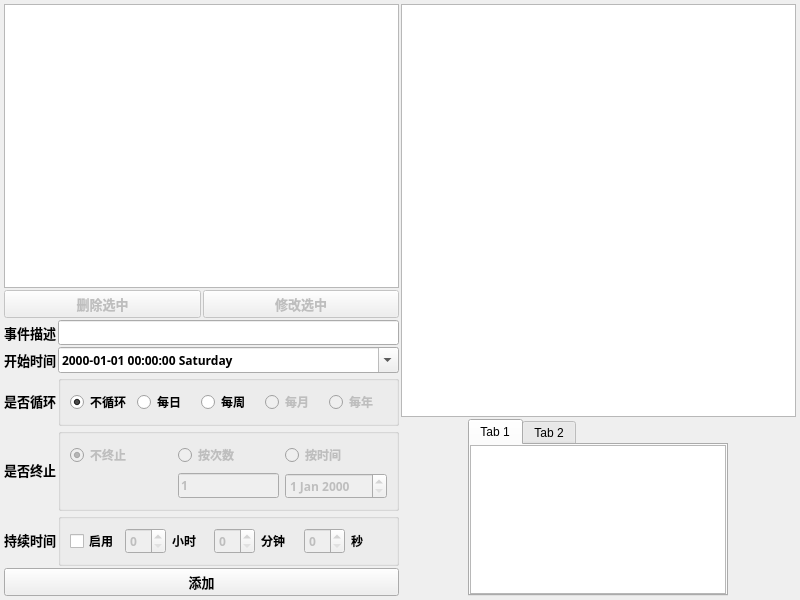
<?xml version="1.0" encoding="UTF-8"?>
<ui version="4.0">
 <class>MainWindow</class>
 <widget class="QMainWindow" name="MainWindow">
  <property name="geometry">
   <rect>
    <x>0</x>
    <y>0</y>
    <width>800</width>
    <height>600</height>
   </rect>
  </property>
  <property name="sizePolicy">
   <sizepolicy hsizetype="Preferred" vsizetype="Preferred">
    <horstretch>0</horstretch>
    <verstretch>0</verstretch>
   </sizepolicy>
  </property>
  <property name="windowTitle">
   <string>MainWindow</string>
  </property>
  <property name="layoutDirection">
   <enum>Qt::LeftToRight</enum>
  </property>
  <property name="autoFillBackground">
   <bool>false</bool>
  </property>
  <widget class="QWidget" name="centralwidget">
   <property name="sizePolicy">
    <sizepolicy hsizetype="Preferred" vsizetype="Preferred">
     <horstretch>0</horstretch>
     <verstretch>0</verstretch>
    </sizepolicy>
   </property>
   <property name="styleSheet">
    <string notr="true"/>
   </property>
   <layout class="QVBoxLayout" name="verticalLayout_3">
    <property name="spacing">
     <number>2</number>
    </property>
    <property name="leftMargin">
     <number>4</number>
    </property>
    <property name="topMargin">
     <number>4</number>
    </property>
    <property name="rightMargin">
     <number>4</number>
    </property>
    <property name="bottomMargin">
     <number>4</number>
    </property>
    <item>
     <layout class="QHBoxLayout" name="horizontalLayout" stretch="5,5">
      <item>
       <layout class="QVBoxLayout" name="verticalLayout_2" stretch="10,1,4,1">
        <item>
         <widget class="QTableWidget" name="Data_Table"/>
        </item>
        <item>
         <layout class="QHBoxLayout" name="horizontalLayout_2">
          <item>
           <widget class="QPushButton" name="FN0_Delete">
            <property name="enabled">
             <bool>false</bool>
            </property>
            <property name="font">
             <font>
              <family>Microsoft YaHei UI Semibold</family>
              <pointsize>10</pointsize>
              <weight>75</weight>
              <bold>true</bold>
             </font>
            </property>
            <property name="text">
             <string>删除选中</string>
            </property>
            <property name="checkable">
             <bool>false</bool>
            </property>
           </widget>
          </item>
          <item>
           <widget class="QPushButton" name="FN1_Modify">
            <property name="enabled">
             <bool>false</bool>
            </property>
            <property name="font">
             <font>
              <family>Microsoft YaHei UI Semibold</family>
              <pointsize>10</pointsize>
              <weight>75</weight>
              <bold>true</bold>
             </font>
            </property>
            <property name="text">
             <string>修改选中</string>
            </property>
           </widget>
          </item>
         </layout>
        </item>
        <item>
         <layout class="QGridLayout" name="gridLayout_2">
          <item row="3" column="1">
           <widget class="QGroupBox" name="groupBox">
            <layout class="QGridLayout" name="gridLayout" rowstretch="0,0" columnstretch="0,0,0">
             <item row="0" column="1">
              <widget class="QRadioButton" name="End_Ctrl_Times">
               <property name="enabled">
                <bool>false</bool>
               </property>
               <property name="font">
                <font>
                 <family>Microsoft YaHei UI Semibold</family>
                 <pointsize>9</pointsize>
                 <weight>75</weight>
                 <bold>true</bold>
                </font>
               </property>
               <property name="text">
                <string>按次数</string>
               </property>
              </widget>
             </item>
             <item row="0" column="0">
              <widget class="QRadioButton" name="End_Ctrl_Never">
               <property name="enabled">
                <bool>false</bool>
               </property>
               <property name="font">
                <font>
                 <family>Microsoft YaHei UI Semibold</family>
                 <pointsize>9</pointsize>
                 <weight>75</weight>
                 <bold>true</bold>
                </font>
               </property>
               <property name="text">
                <string>不终止</string>
               </property>
               <property name="checked">
                <bool>true</bool>
               </property>
              </widget>
             </item>
             <item row="0" column="2">
              <widget class="QRadioButton" name="End_Ctrl_date">
               <property name="enabled">
                <bool>false</bool>
               </property>
               <property name="font">
                <font>
                 <family>Microsoft YaHei UI Semibold</family>
                 <pointsize>9</pointsize>
                 <weight>75</weight>
                 <bold>true</bold>
                </font>
               </property>
               <property name="text">
                <string>按时间</string>
               </property>
              </widget>
             </item>
             <item row="1" column="2">
              <widget class="QDateEdit" name="Input_Enddate">
               <property name="enabled">
                <bool>false</bool>
               </property>
               <property name="sizePolicy">
                <sizepolicy hsizetype="Minimum" vsizetype="Fixed">
                 <horstretch>0</horstretch>
                 <verstretch>0</verstretch>
                </sizepolicy>
               </property>
               <property name="font">
                <font>
                 <family>Microsoft YaHei UI Semibold</family>
                 <pointsize>9</pointsize>
                 <weight>75</weight>
                 <bold>true</bold>
                </font>
               </property>
               <property name="timeSpec">
                <enum>Qt::LocalTime</enum>
               </property>
              </widget>
             </item>
             <item row="1" column="1">
              <widget class="QLineEdit" name="Input_Times">
               <property name="enabled">
                <bool>false</bool>
               </property>
               <property name="sizePolicy">
                <sizepolicy hsizetype="Ignored" vsizetype="Fixed">
                 <horstretch>0</horstretch>
                 <verstretch>0</verstretch>
                </sizepolicy>
               </property>
               <property name="font">
                <font>
                 <family>Microsoft YaHei UI Semibold</family>
                 <pointsize>9</pointsize>
                 <weight>75</weight>
                 <bold>true</bold>
                </font>
               </property>
               <property name="inputMask">
                <string/>
               </property>
               <property name="text">
                <string>1</string>
               </property>
               <property name="maxLength">
                <number>32767</number>
               </property>
              </widget>
             </item>
            </layout>
           </widget>
          </item>
          <item row="0" column="1">
           <widget class="QLineEdit" name="Input_Title">
            <property name="font">
             <font>
              <family>Microsoft YaHei UI Semibold</family>
              <pointsize>9</pointsize>
              <weight>75</weight>
              <bold>true</bold>
             </font>
            </property>
           </widget>
          </item>
          <item row="0" column="0">
           <widget class="QLabel" name="label">
            <property name="font">
             <font>
              <family>Microsoft YaHei UI Semibold</family>
              <pointsize>10</pointsize>
              <weight>75</weight>
              <bold>true</bold>
             </font>
            </property>
            <property name="text">
             <string>事件描述</string>
            </property>
           </widget>
          </item>
          <item row="1" column="1">
           <widget class="QDateTimeEdit" name="Input_Startdate">
            <property name="font">
             <font>
              <family>Microsoft YaHei UI Semibold</family>
              <pointsize>9</pointsize>
              <weight>75</weight>
              <bold>true</bold>
             </font>
            </property>
            <property name="displayFormat">
             <string>yyyy-MM-dd HH:mm:ss dddd</string>
            </property>
            <property name="calendarPopup">
             <bool>true</bool>
            </property>
           </widget>
          </item>
          <item row="2" column="1">
           <widget class="QGroupBox" name="groupBox">
            <layout class="QHBoxLayout" name="horizontalLayout_3">
             <item>
              <widget class="QRadioButton" name="Loop_Ctrl_Never">
               <property name="font">
                <font>
                 <family>Microsoft YaHei UI Semibold</family>
                 <pointsize>9</pointsize>
                 <weight>75</weight>
                 <bold>true</bold>
                </font>
               </property>
               <property name="text">
                <string>不循环</string>
               </property>
               <property name="checked">
                <bool>true</bool>
               </property>
              </widget>
             </item>
             <item>
              <widget class="QRadioButton" name="Loop_Ctrl_Day">
               <property name="font">
                <font>
                 <family>Microsoft YaHei UI Semibold</family>
                 <pointsize>9</pointsize>
                 <weight>75</weight>
                 <bold>true</bold>
                </font>
               </property>
               <property name="text">
                <string>每日</string>
               </property>
              </widget>
             </item>
             <item>
              <widget class="QRadioButton" name="Loop_Ctrl_Week">
               <property name="font">
                <font>
                 <family>Microsoft YaHei UI Semibold</family>
                 <pointsize>9</pointsize>
                 <weight>75</weight>
                 <bold>true</bold>
                </font>
               </property>
               <property name="text">
                <string>每周</string>
               </property>
              </widget>
             </item>
             <item>
              <widget class="QRadioButton" name="Loop_Ctrl_Month">
               <property name="enabled">
                <bool>false</bool>
               </property>
               <property name="font">
                <font>
                 <family>Microsoft YaHei UI Semibold</family>
                 <pointsize>9</pointsize>
                 <weight>75</weight>
                 <bold>true</bold>
                </font>
               </property>
               <property name="text">
                <string>每月</string>
               </property>
               <property name="checkable">
                <bool>true</bool>
               </property>
              </widget>
             </item>
             <item>
              <widget class="QRadioButton" name="Loop_Ctrl_Year">
               <property name="enabled">
                <bool>false</bool>
               </property>
               <property name="font">
                <font>
                 <family>Microsoft YaHei UI Semibold</family>
                 <pointsize>9</pointsize>
                 <weight>75</weight>
                 <bold>true</bold>
                </font>
               </property>
               <property name="text">
                <string>每年</string>
               </property>
              </widget>
             </item>
            </layout>
           </widget>
          </item>
          <item row="2" column="0">
           <widget class="QLabel" name="label_3">
            <property name="font">
             <font>
              <family>Microsoft YaHei UI Semibold</family>
              <pointsize>10</pointsize>
              <weight>75</weight>
              <bold>true</bold>
             </font>
            </property>
            <property name="text">
             <string>是否循环</string>
            </property>
           </widget>
          </item>
          <item row="1" column="0">
           <widget class="QLabel" name="label_2">
            <property name="font">
             <font>
              <family>Microsoft YaHei UI Semibold</family>
              <pointsize>10</pointsize>
              <weight>75</weight>
              <bold>true</bold>
             </font>
            </property>
            <property name="text">
             <string>开始时间</string>
            </property>
           </widget>
          </item>
          <item row="3" column="0">
           <widget class="QLabel" name="label_4">
            <property name="font">
             <font>
              <family>Microsoft YaHei UI Semibold</family>
              <pointsize>10</pointsize>
              <weight>75</weight>
              <bold>true</bold>
             </font>
            </property>
            <property name="text">
             <string>是否终止</string>
            </property>
           </widget>
          </item>
          <item row="4" column="0">
           <widget class="QLabel" name="label_5">
            <property name="font">
             <font>
              <family>Microsoft YaHei UI Semibold</family>
              <pointsize>10</pointsize>
              <weight>75</weight>
              <bold>true</bold>
             </font>
            </property>
            <property name="text">
             <string>持续时间</string>
            </property>
           </widget>
          </item>
          <item row="4" column="1">
           <widget class="QGroupBox" name="horizontalGroupBox">
            <layout class="QHBoxLayout" name="horizontalLayout_5">
             <item>
              <widget class="QCheckBox" name="Duration_Ctrl">
               <property name="font">
                <font>
                 <family>Microsoft YaHei UI Semibold</family>
                 <pointsize>9</pointsize>
                 <weight>75</weight>
                 <bold>true</bold>
                </font>
               </property>
               <property name="text">
                <string>启用</string>
               </property>
              </widget>
             </item>
             <item>
              <widget class="QSpinBox" name="Input_Duration_hours">
               <property name="enabled">
                <bool>false</bool>
               </property>
               <property name="font">
                <font>
                 <family>Microsoft YaHei UI Semibold</family>
                 <pointsize>9</pointsize>
                 <weight>75</weight>
                 <bold>true</bold>
                </font>
               </property>
               <property name="maximum">
                <number>10</number>
               </property>
              </widget>
             </item>
             <item>
              <widget class="QLabel" name="label_6">
               <property name="font">
                <font>
                 <family>Microsoft YaHei UI Semibold</family>
                 <pointsize>9</pointsize>
                 <weight>75</weight>
                 <bold>true</bold>
                </font>
               </property>
               <property name="text">
                <string>小时</string>
               </property>
              </widget>
             </item>
             <item>
              <widget class="QSpinBox" name="Input_Duration_minutes">
               <property name="enabled">
                <bool>false</bool>
               </property>
               <property name="font">
                <font>
                 <family>Microsoft YaHei UI Semibold</family>
                 <pointsize>9</pointsize>
                 <weight>75</weight>
                 <bold>true</bold>
                </font>
               </property>
               <property name="maximum">
                <number>59</number>
               </property>
              </widget>
             </item>
             <item>
              <widget class="QLabel" name="label_7">
               <property name="font">
                <font>
                 <family>Microsoft YaHei UI Semibold</family>
                 <pointsize>9</pointsize>
                 <weight>75</weight>
                 <bold>true</bold>
                </font>
               </property>
               <property name="text">
                <string>分钟</string>
               </property>
              </widget>
             </item>
             <item>
              <widget class="QSpinBox" name="Input_Duration_seconds">
               <property name="enabled">
                <bool>false</bool>
               </property>
               <property name="font">
                <font>
                 <family>Microsoft YaHei UI Semibold</family>
                 <pointsize>9</pointsize>
                 <weight>75</weight>
                 <bold>true</bold>
                </font>
               </property>
               <property name="maximum">
                <number>59</number>
               </property>
              </widget>
             </item>
             <item>
              <widget class="QLabel" name="label_8">
               <property name="font">
                <font>
                 <family>Microsoft YaHei UI Semibold</family>
                 <pointsize>9</pointsize>
                 <weight>75</weight>
                 <bold>true</bold>
                </font>
               </property>
               <property name="text">
                <string>秒</string>
               </property>
              </widget>
             </item>
            </layout>
           </widget>
          </item>
         </layout>
        </item>
        <item>
         <widget class="QPushButton" name="FN2_Add">
          <property name="sizePolicy">
           <sizepolicy hsizetype="Ignored" vsizetype="Ignored">
            <horstretch>0</horstretch>
            <verstretch>0</verstretch>
           </sizepolicy>
          </property>
          <property name="font">
           <font>
            <family>Microsoft YaHei UI Semibold</family>
            <pointsize>10</pointsize>
            <weight>75</weight>
            <bold>true</bold>
           </font>
          </property>
          <property name="text">
           <string>添加</string>
          </property>
         </widget>
        </item>
       </layout>
      </item>
      <item>
       <layout class="QVBoxLayout" name="verticalLayout" stretch="7,3">
        <item>
         <widget class="QTextBrowser" name="Result_View"/>
        </item>
        <item alignment="Qt::AlignHCenter|Qt::AlignVCenter">
         <widget class="QTabWidget" name="tabWidget">
          <property name="sizePolicy">
           <sizepolicy hsizetype="Expanding" vsizetype="Expanding">
            <horstretch>0</horstretch>
            <verstretch>0</verstretch>
           </sizepolicy>
          </property>
          <property name="currentIndex">
           <number>0</number>
          </property>
          <widget class="QWidget" name="tab">
           <property name="sizePolicy">
            <sizepolicy hsizetype="Expanding" vsizetype="Expanding">
             <horstretch>0</horstretch>
             <verstretch>0</verstretch>
            </sizepolicy>
           </property>
           <property name="minimumSize">
            <size>
             <width>0</width>
             <height>0</height>
            </size>
           </property>
           <property name="maximumSize">
            <size>
             <width>16777215</width>
             <height>16777215</height>
            </size>
           </property>
           <attribute name="title">
            <string>Tab 1</string>
           </attribute>
           <layout class="QHBoxLayout" name="horizontalLayout_4">
            <property name="spacing">
             <number>0</number>
            </property>
            <property name="leftMargin">
             <number>0</number>
            </property>
            <property name="topMargin">
             <number>0</number>
            </property>
            <property name="rightMargin">
             <number>0</number>
            </property>
            <property name="bottomMargin">
             <number>0</number>
            </property>
            <item>
             <layout class="QVBoxLayout" name="verticalLayout_4">
              <property name="spacing">
               <number>6</number>
              </property>
              <item>
               <widget class="QTextBrowser" name="textBrowser_2"/>
              </item>
             </layout>
            </item>
           </layout>
          </widget>
          <widget class="QWidget" name="tab_2">
           <attribute name="title">
            <string>Tab 2</string>
           </attribute>
          </widget>
         </widget>
        </item>
       </layout>
      </item>
     </layout>
    </item>
   </layout>
  </widget>
 </widget>
 <tabstops>
  <tabstop>tabWidget</tabstop>
  <tabstop>FN0_Delete</tabstop>
  <tabstop>FN1_Modify</tabstop>
  <tabstop>Input_Startdate</tabstop>
  <tabstop>Loop_Ctrl_Day</tabstop>
  <tabstop>Loop_Ctrl_Never</tabstop>
  <tabstop>Loop_Ctrl_Week</tabstop>
  <tabstop>Loop_Ctrl_Year</tabstop>
  <tabstop>Loop_Ctrl_Month</tabstop>
  <tabstop>FN2_Add</tabstop>
  <tabstop>Input_Title</tabstop>
  <tabstop>Result_View</tabstop>
 </tabstops>
 <resources/>
 <connections/>
</ui>
